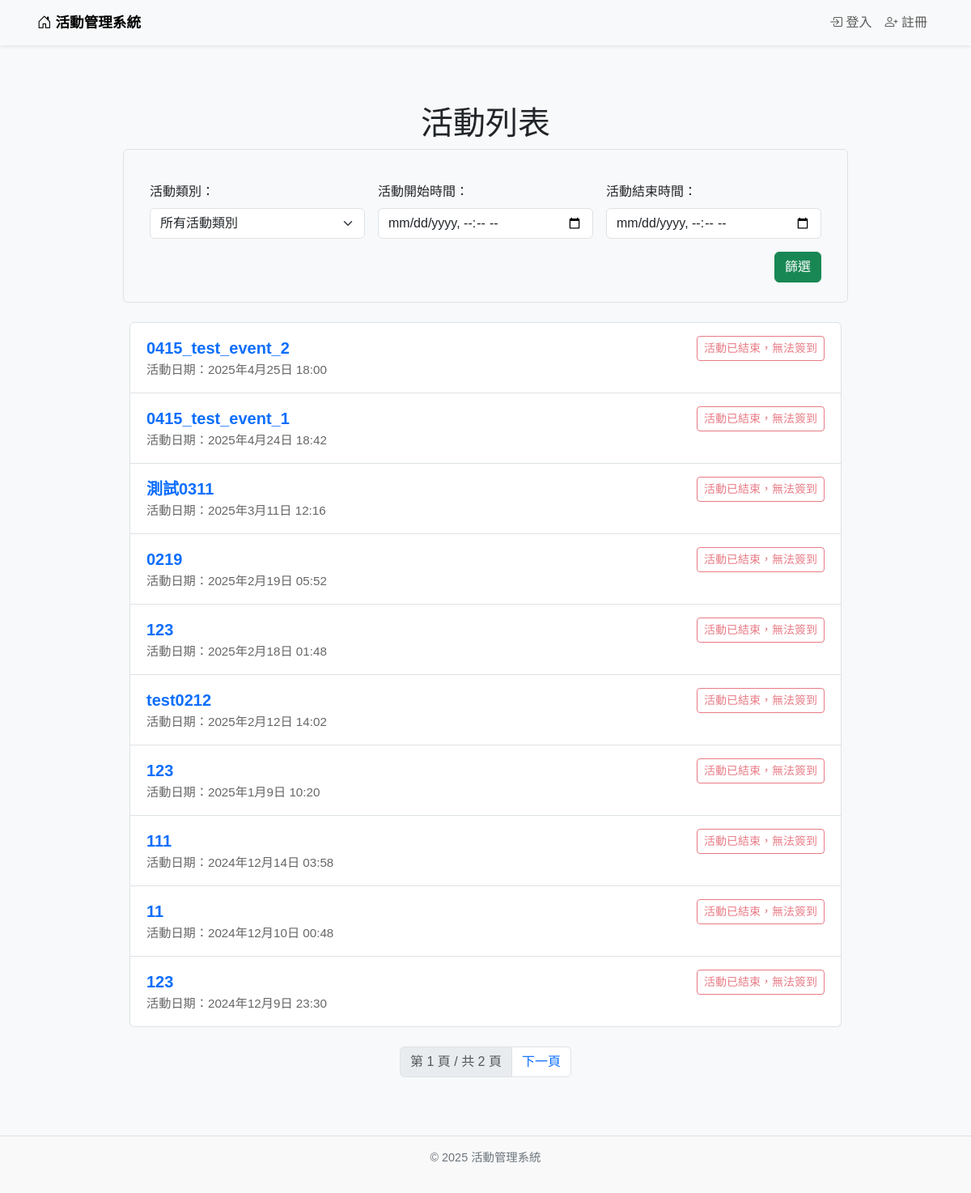
/events/, run on an earlier commit of the app's database.
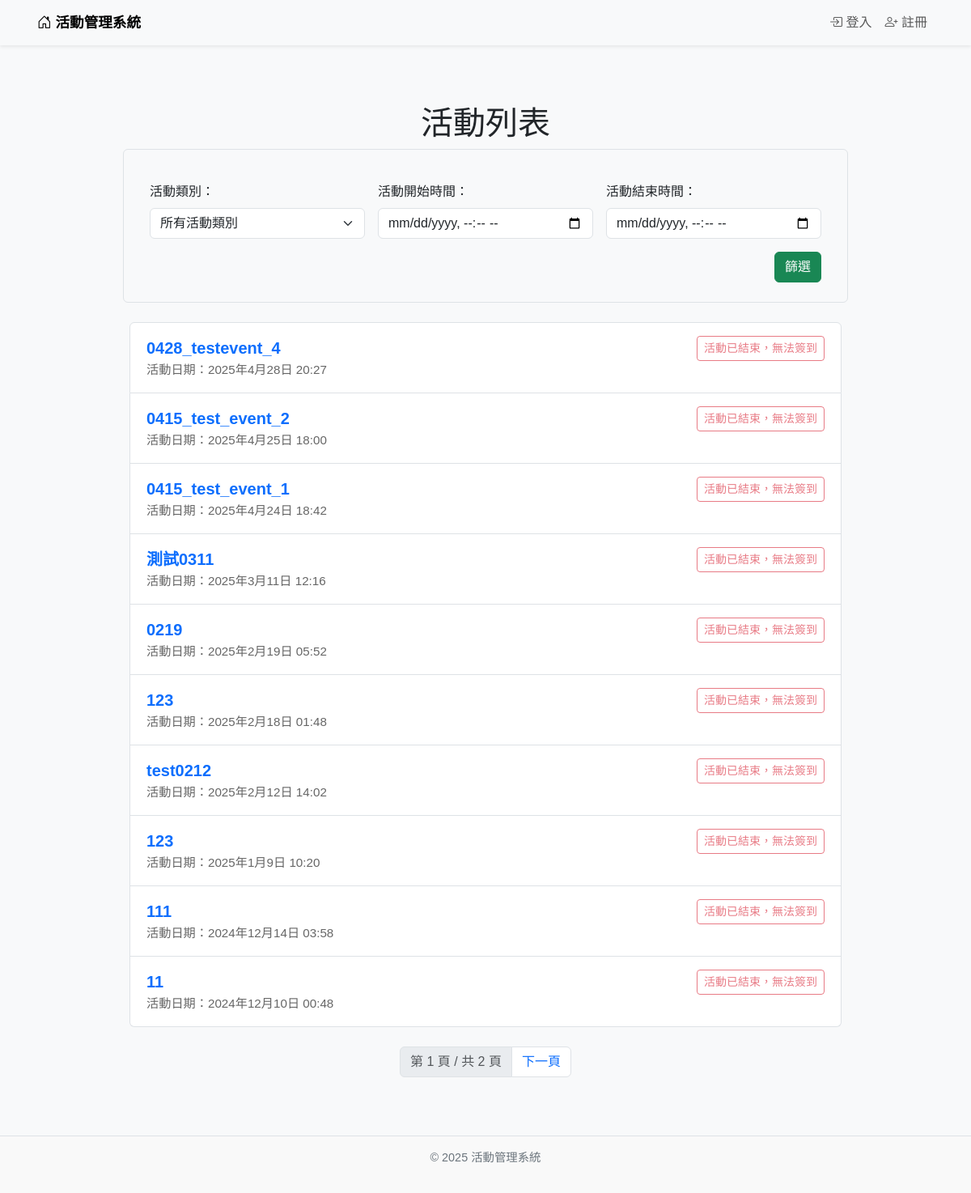
And on a later commit of the database.
### events/models.py (models this page shows, shortened)
class Event(models.Model):
    ACTIVITY_TYPES = [
        ('lecture', '講座'),
        ('seminar', '研討會'),
    ]
    STATUS_CHOICES = [
        ('open', '報名中'),
        ('closed', '報名截止'),
        ('not_open', '尚未開放報名'),
    ]
    name = models.CharField(max_length=200)
    description = models.TextField()
    event_time = models.DateTimeField()
    end_time = models.DateTimeField()
    location = models.CharField(max_length=200)
    capacity_limit = models.PositiveIntegerField()
    registration_start = models.DateTimeField()
    registration_end = models.DateTimeField()
    activity_type = models.CharField(max_length=20, choices=ACTIVITY_TYPES)
    status = models.CharField(max_length=20, choices=STATUS_CHOICES, default='not_open')
    published_time = models.DateTimeField(auto_now_add=True)
    updated_time = models.DateTimeField(auto_now=True)
    poster = models.ImageField(upload_to='posters/', blank=True, null=True)
    language = models.CharField(max_length=100, blank=True, null=True)
    managers = models.ManyToManyField(User, related_name='managed_events', blank=True)

### events/views.py (the view)
# urls.py: path('', views.event_list, name='event_list'),
def event_list(request):
    events = Event.objects.all().order_by('-published_time')  # ✅ 新到舊排序
    activity_type = request.GET.get('activity_type')
    start_time = request.GET.get('start_time')
    end_time = request.GET.get('end_time')
    if activity_type:
        events = events.filter(activity_type=activity_type)
    if start_time:
        try:
            start_dt = make_aware(datetime.fromisoformat(start_time))
            events = events.filter(event_time__gte=start_dt)
        except:
            pass
    if end_time:
        try:
            end_dt = make_aware(datetime.fromisoformat(end_time))
            events = events.filter(event_time__lte=end_dt)
        except:
            pass
    paginator = Paginator(events, 10)
    page_number = request.GET.get('page')
    page_obj = paginator.get_page(page_number)
    return render(request, 'events/event_list.html', {
        'events': page_obj,      # ✅ 傳遞分頁後的資料
        'now': now(),
        'page_obj': page_obj     # ✅ 傳遞分頁物件供 HTML 使用
    })

### events/context_processors.py (called while the page is built)
def is_event_manager(request):
    if request.user.is_authenticated:
        return {
            'is_event_manager': Event.objects.filter(managers=request.user).exists()
        }
    return {'is_event_manager': False}

### templates/events/event_list.html (shortened to what this page needs)
{% extends 'base.html' %}
{% block content %}
<div class="custom-container">
  <h1 class="text-center mb-4">活動列表</h1>
  <form method="get" action="{% url 'event_list' %}" class="row g-3 align-items-end mb-4 border p-4 rounded">
    <div class="col-md-4">
      <label for="activity_type" class="form-label">活動類別：</label>
      <select name="activity_type" id="activity_type" class="form-select">
        <option value="">所有活動類別</option>
      </select>
    </div>
    <div class="col-md-4">
      <label for="start_time" class="form-label">活動開始時間：</label>
      <input type="datetime-local" name="start_time" id="start_time" value="{{ request.GET.start_time }}" class="form-control">
    </div>
    <div class="col-md-4">
      <label for="end_time" class="form-label">活動結束時間：</label>
      <input type="datetime-local" name="end_time" id="end_time" value="{{ request.GET.end_time }}" class="form-control">
    </div>
    <div class="col-12 text-end">
      <button type="submit" class="btn btn-success">篩選</button>
    </div>
  </form>
  <ul class="list-group">
    {% for event in events %}
      <li class="list-group-item event-item">
        <div class="d-flex flex-column flex-md-row justify-content-between align-items-start">
          <div>
            <a href="{% url 'event_detail' event.id %}" class="event-title text-decoration-none">{{ event.name }}</a><br>
            <span class="event-time">活動日期：{{ event.event_time }}</span>
          </div>
          <div class="mt-3 mt-md-0 event-buttons">
            {% if event.end_time <= now %}
              <button type="button" class="btn btn-outline-danger btn-sm" disabled>活動已結束，無法簽到</button>
            {% endif %}
          </div>
        </div>
      </li>
    {% empty %}
      <li class="list-group-item text-center">目前沒有活動。</li>
    {% endfor %}
  </ul>
<nav aria-label="Page navigation" class="mt-4">
    <ul class="pagination justify-content-center">
      <li class="page-item disabled">
        <span class="page-link">
          第 {{ page_obj.number }} 頁 / 共 {{ page_obj.paginator.num_pages }} 頁
        </span>
      </li>
      {% if page_obj.has_next %}
        <li class="page-item">
          <a class="page-link" href="?page={{ page_obj.next_page_number }}">下一頁</a>
        </li>
      {% endif %}
    </ul>
  </nav>
</div>
{% endblock %}

What changed in the data, as far as the page shows it:
no longer on this page (row unchanged): Event: name "123", event_time "2024年12月9日 23:30", shows "活動已結束，無法簽到"
added Event: name "0428_testevent_4", event_time "2025年4月28日 20:27", shows "活動已結束，無法簽到"
